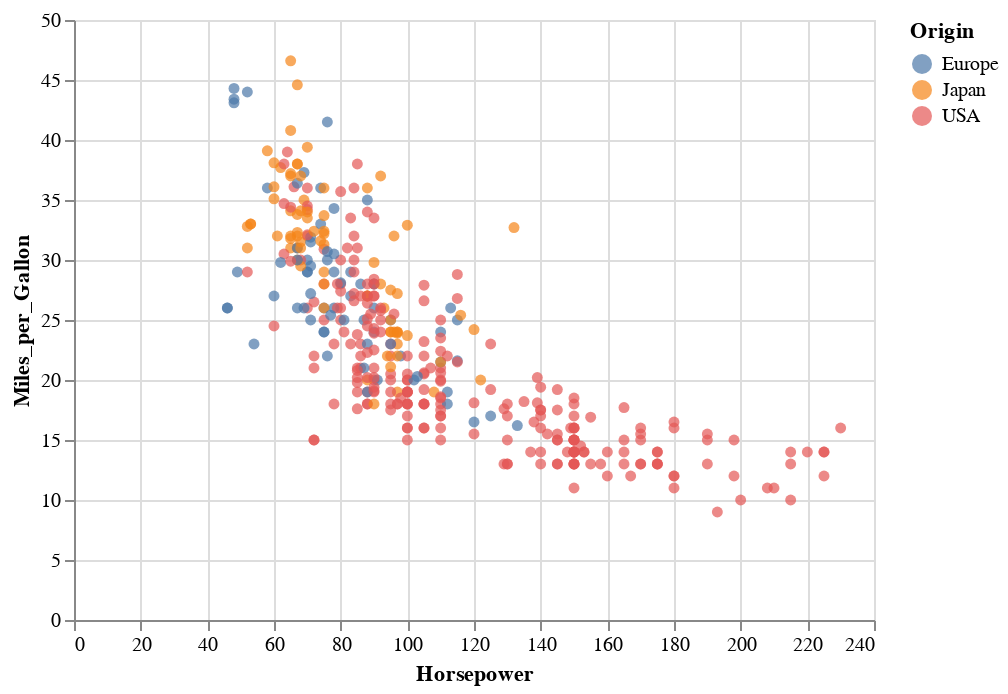

The cell this chart's notebook holds for it:
### Markdown cell above
Let's start with a basic selection: simply clicking a point to highlight it. Using the `cars` dataset, we'll start with a scatter plot of horsepower versus miles per gallon, with a color encoding for the origin of the car.

### Code cell
alt.Chart(cars).mark_circle().encode(
    x='Horsepower',
    y='Miles_per_Gallon',
    color='Origin'
)

### Figure 1 — Vega-Lite specification as saved in the notebook (floating-point values rounded to 4 significant figures; data arrays with more than 128 entries replaced by an {"elided": "..."} marker saying what was removed)
{"$schema": "https://vega.github.io/schema/vega-lite/v2.6.0.json", "config": {"view": {"height": 300, "width": 400}}, "data": {"name": "data-f02450ab61490a1363517a0190416235"}, "datasets": {"data-f02450ab61490a1363517a0190416235": {"elided": "406 records"}}, "encoding": {"color": {"field": "Origin", "type": "nominal"}, "x": {"field": "Horsepower", "type": "quantitative"}, "y": {"field": "Miles_per_Gallon", "type": "quantitative"}}, "mark": "circle", "selection": {"selector001": {"empty": "all", "fields": ["_vgsid_"], "on": "click", "resolve": "global", "type": "single"}}}
